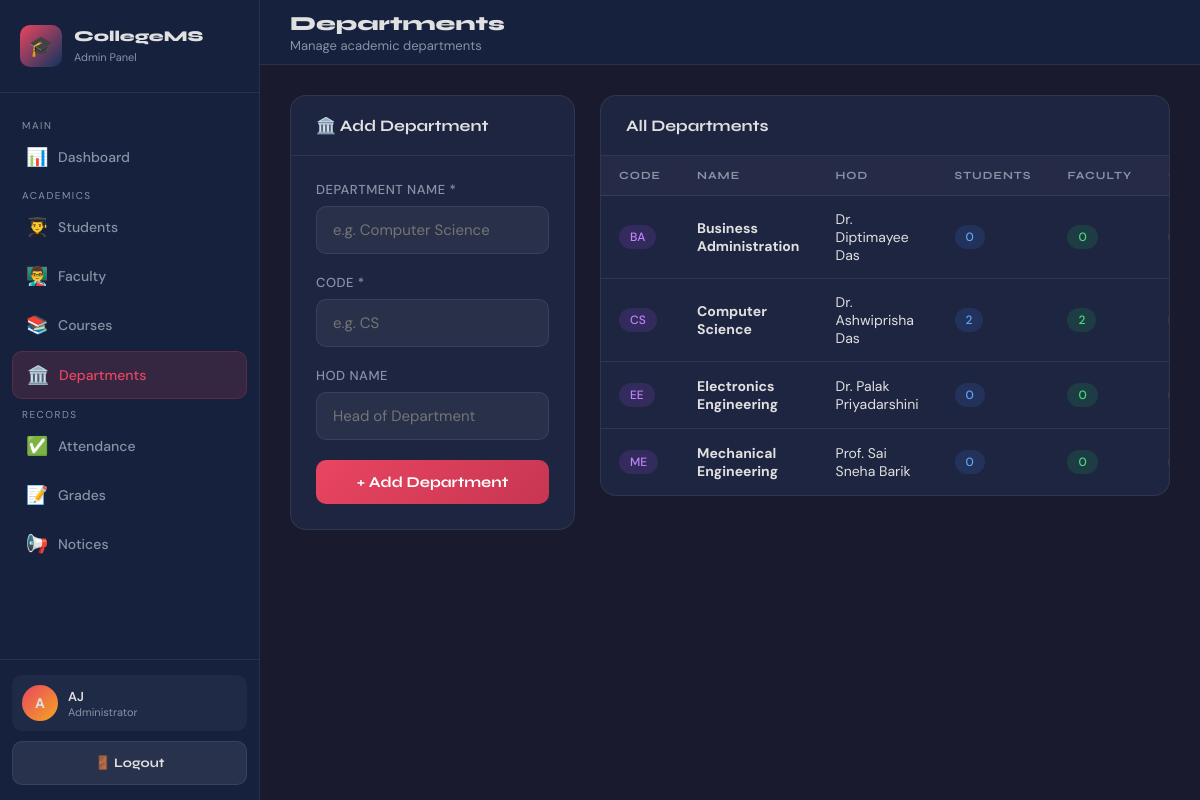
The app's page /admin/departments.php (signed in) with its own data.
### tables this page shows
CREATE TABLE departments (
  id INT AUTO_INCREMENT PRIMARY KEY,
  name VARCHAR(100) NOT NULL UNIQUE,
  code VARCHAR(20) NOT NULL UNIQUE,
  head_name VARCHAR(100),
  created_at TIMESTAMP DEFAULT CURRENT_TIMESTAMP
);

### includes/auth.php (called while the page is built, shortened)
<?php
function e($value): string {
    return htmlspecialchars((string)$value, ENT_QUOTES, 'UTF-8');
}
?>

### admin/departments.php (the view, shortened to what this page needs)
<?php
require_once '../includes/db.php';
require_once '../includes/auth.php';
$departments = mysqli_query($conn, "
    SELECT d.*,
           COUNT(DISTINCT s.id) as student_count,
           COUNT(DISTINCT f.id) as faculty_count,
           COUNT(DISTINCT c.id) as course_count
    FROM departments d
    LEFT JOIN students s ON s.department_id = d.id
    LEFT JOIN faculty  f ON f.department_id = d.id
    LEFT JOIN courses  c ON c.department_id = d.id
    GROUP BY d.id
    ORDER BY d.name
");
?>
<!DOCTYPE html>
<html lang="en">
<head>
    <link rel="stylesheet" href="../css/style.css">
</head>
<body>
<div class="dashboard-layout">
    <?php include 'sidebar.php'; ?>
    <div class="main-content">
        <header class="topbar">
            <div style="display:flex; align-items:center; gap:15px;">
                <div class="topbar-title"><h1>Departments</h1><p>Manage academic departments</p></div>
            </div>
        </header>
        <div class="page-content">
            <div style="display:grid; grid-template-columns:1fr 2fr; gap:25px; align-items:start;">
                <div class="card">
                    <div class="card-header"><h3>🏛️ Add Department</h3></div>
                    <div class="card-body">
                        <form method="POST">
                            <div class="form-group">
                                <label>Department Name *</label>
                                <input type="text" name="name" required placeholder="e.g. Computer Science">
                            </div>
                            <div class="form-group">
                                <label>Code *</label>
                                <input type="text" name="code" required placeholder="e.g. CS" maxlength="10">
                            </div>
                            <div class="form-group">
                                <label>HOD Name</label>
                                <input type="text" name="head_name" placeholder="Head of Department">
                            </div>
                            <button type="submit" name="add_dept" class="btn btn-primary">+ Add Department</button>
                        </form>
                    </div>
                </div>
                <div class="card">
                    <div class="card-header"><h3>All Departments</h3></div>
                    <div class="table-responsive">
                        <table>
                            <thead>
                            <tr><th>Code</th><th>Name</th><th>HOD</th><th>Students</th><th>Faculty</th><th>Courses</th><th>Actions</th></tr>
                            </thead>
                            <tbody>
                            <?php while ($d = mysqli_fetch_assoc($departments)): ?>
                                <tr>
                                    <td><span class="chip chip-purple"><?= e($d['code']) ?></span></td>
                                    <td><strong><?= e($d['name']) ?></strong></td>
                                    <td><?= e($d['head_name'] ?? '—') ?></td>
                                    <td><span class="chip chip-info"><?= (int)$d['student_count'] ?></span></td>
                                    <td><span class="chip chip-success"><?= (int)$d['faculty_count'] ?></span></td>
                                    <td><span class="chip chip-warning"><?= (int)$d['course_count'] ?></span></td>
                                </tr>
                            <?php endwhile; ?>
                            </tbody>
                        </table>
                    </div>
                </div>
            </div>
        </div>
    </div>
</div>
</body>
</html>

### css/style.css (style rules this page uses)
:root { --primary: #1a1a2e; --secondary: #16213e; --accent: #e94560; --accent2: #0f3460; --gold: #f5a623; --text: #e0e0e0; --text-muted: #8892a4; --card-bg: #1e2540; --border: rgba(255,255,255,0.08); --success: #22c55e; --warning: #f59e0b; --danger: #ef4444; --info: #3b82f6; --sidebar-w: 260px; }
* { margin: 0; padding: 0; box-sizing: border-box; }
body { font-family: 'DM Sans', sans-serif; background: var(--primary); color: var(--text); min-height: 100vh; }
h1, h2, h3, h4, h5 { font-family: 'Syne', sans-serif; }
.form-group { margin-bottom: 20px; }
.form-group label { display: block; font-size: 13px; font-weight: 500; color: var(--text-muted); margin-bottom: 8px; text-transform: uppercase; letter-spacing: 0.5px; }
.form-group input, .form-group select, .form-group textarea { width: 100%; background: rgba(255,255,255,0.05); border: 1px solid var(--border); border-radius: 10px; padding: 13px 16px; color: var(--text); font-family: 'DM Sans', sans-serif; font-size: 15px; transition: all 0.3s; outline: none; }
.btn { display: inline-flex; align-items: center; gap: 8px; padding: 13px 24px; border-radius: 10px; font-family: 'Syne', sans-serif; font-weight: 700; font-size: 15px; cursor: pointer; border: none; transition: all 0.3s; text-align: center; justify-content: center; }
.btn-primary { background: linear-gradient(135deg, var(--accent), #c73652); color: white; width: 100%; }
.dashboard-layout { display: flex; min-height: 100vh; }
.main-content { flex: 1; margin-left: var(--sidebar-w); display: flex; flex-direction: column; min-height: 100vh; }
.topbar { background: var(--secondary); border-bottom: 1px solid var(--border); padding: 0 30px; height: 65px; display: flex; align-items: center; justify-content: space-between; position: sticky; top: 0; z-index: 50; }
.topbar-title h1 { font-size: 20px; font-weight: 800; }
.topbar-title p { font-size: 13px; color: var(--text-muted); margin-top: 1px; }
.page-content { padding: 30px; flex: 1; }
.card { background: var(--card-bg); border: 1px solid var(--border); border-radius: 16px; overflow: hidden; margin-bottom: 25px; }
.card-header { padding: 20px 25px; border-bottom: 1px solid var(--border); display: flex; align-items: center; justify-content: space-between; gap: 10px; }
.card-header h3 { font-size: 16px; font-weight: 700; }
.card-body { padding: 25px; }
.table-responsive { overflow-x: auto; -webkit-overflow-scrolling: touch; }
table { width: 100%; border-collapse: collapse; min-width: 640px; }
thead th { text-align: left; font-size: 11px; text-transform: uppercase; letter-spacing: 1px; color: var(--text-muted); padding: 13px 18px; background: rgba(255,255,255,0.03); border-bottom: 1px solid var(--border); font-family: 'Syne', sans-serif; white-space: nowrap; }
tbody tr { border-bottom: 1px solid var(--border); transition: background 0.2s; }
tbody tr:last-child { border-bottom: none; }
tbody td { padding: 14px 18px; font-size: 14px; vertical-align: middle; }
.chip { display: inline-flex; align-items: center; padding: 4px 11px; border-radius: 20px; font-size: 12px; font-weight: 500; white-space: nowrap; }
.chip-success { background: rgba(34,197,94,0.15); color: #4ade80; }
.chip-info { background: rgba(59,130,246,0.15); color: #60a5fa; }
.chip-purple { background: rgba(168,85,247,0.15); color: #c084fc; }

### records on screen
departments: code "BA", name "Business Administration", head_name "Dr. Diptimayee Das", student_count "0", faculty_count "0"
departments: code "CS", name "Computer Science", head_name "Dr. Ashwiprisha Das", student_count "2", faculty_count "2"
departments: code "EE", name "Electronics Engineering", head_name "Dr. Palak Priyadarshini", student_count "0", faculty_count "0"
departments: code "ME", name "Mechanical Engineering", head_name "Prof. Sai Sneha Barik", student_count "0", faculty_count "0"

### other values on screen
substr($_SESSION['user_name'] ?? 'A', 0, 1) "A"
$_SESSION['user_name'] "AJ"
